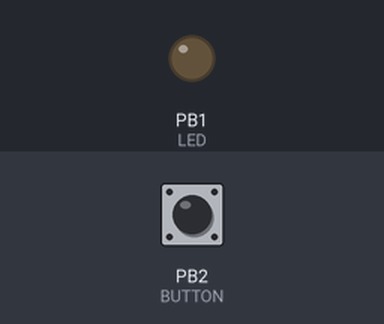
The program below on a simulated ATmega8535, built with avr-gcc and emulated at 16 MHz. Parts: output pins drawn as LEDs (lit = HIGH). The test bench sets the inputs (shaded band); at power-on: PB2 (BUTTON) HIGH.

Above: at 1.2 s.
1.3 s: PB2 (BUTTON) pulled LOW for 0.15 s
At 1.37 s:
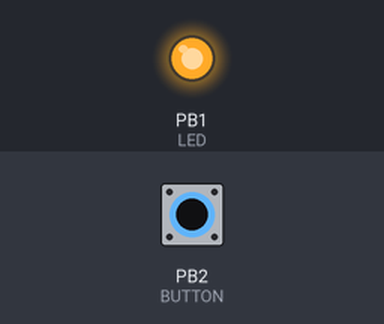
2.9 s: PB2 (BUTTON) pulled LOW for 3.2 s
At 6.5 s:
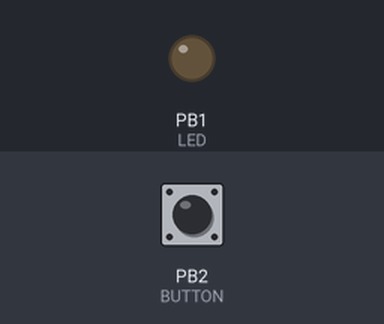
Timing chart, 0 to 8.0 s (numbered marks = the images above; inputs shaded):
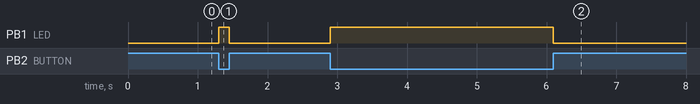

Measured:
- after the input at 1.3 s, PB1 (LED): LOW → HIGH at once, → LOW 0.15 s later
- after the input at 2.9 s, PB1 (LED): LOW → HIGH at once, → LOW 3.2 s later

The program:

polkanprotector_test.c
```c
/* ATmega8535-16U */

#define F_CPU 16000000

#include <avr/io.h>
#include <util/delay.h>

// PB1 - ëàìïî÷êà (âûõîä)
#define LED_PORT PORTB		// Ðåãèñòð äàííûõ
#define LED_DDR DDRB		// Íàïðàâëåíèå äàííûõ (ïîáèòíî íàñòðàèâàåò êàæäûé ïèí íà âõîä èëè íà âûõîä)
#define LED_PIN PINB		// ?
#define LED 1				// Íîìåð ïèíà

// PB2 - êíîïî÷êà (âõîä)
#define BUTTON_PORT PORTB
#define BUTTON_DDR DDRB
#define BUTTON_PIN PINB
#define BUTTON 2

#define BUTTONS_POLL_INTERVAL 10

int main(void)
{
	LED_DDR    |= (1 << LED);     // ïèí ñâåòîäèîäà íàñòðàèâàåì êàê âûõîä
	LED_PORT   &= ~(1 << LED);    // Ïî äåôîëòó âûêëþ÷àåì
	BUTTON_DDR &= ~(1 << BUTTON); // ïèí êíîïêè ïðèíóäèòåëüíî ñòàâèì â 0

	while (1)
	{
		if (!(BUTTON_PIN & (1 << BUTTON))) // Åñëè êíîïêà íàæàòà
		{
			LED_PORT |= (1 << LED);		// âêëþ÷àåì ñâåòîäèîä (èíâåðñèÿ íà ìèêðîñõåìå)
		}
		else
		{
			LED_PORT &= ~(1 << LED);	// Èíà÷å âûêëþ÷àåì
		}
		_delay_ms(BUTTONS_POLL_INTERVAL);
	}
}
```
